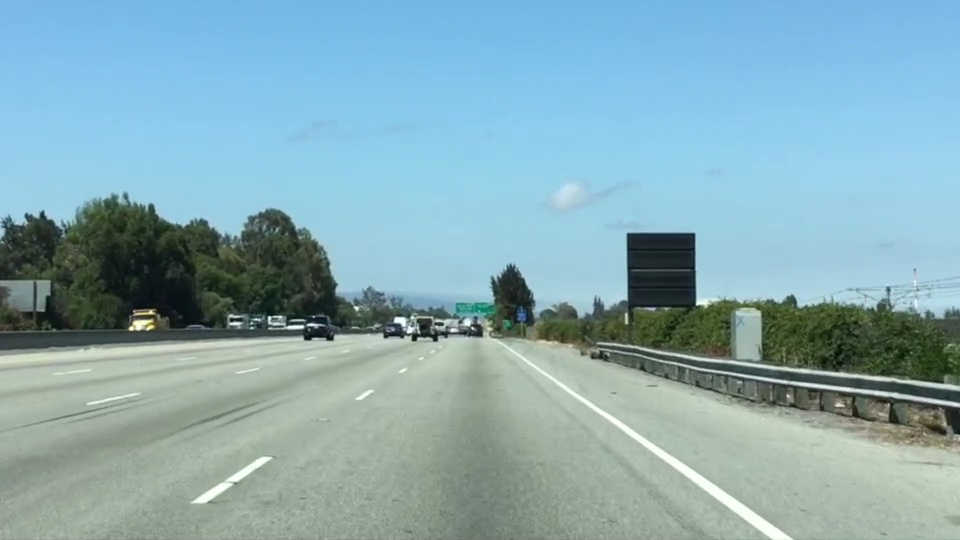
#> input picture Part1/Finding-lane-lines/Quiz/test.jpg, 960 x 540 px
$ python ColorSelectionQuiz.py
#> lines starting #> are read from the running program, lines starting #| are printed output that depends on the picture; after the words box and inside, x2 and y2 are one past the last pixel; in counts of white or black regions, pixels touching at a corner belong together
import matplotlib.pyplot as plt
import matplotlib.image as mpimg
import numpy as np

image = mpimg.imread('test.jpg')
#> image is the input picture: shape (540, 960, 3); mean R, G, B 135.5, 171.1, 179.2

ysize = image.shape[0]
#> ysize = 540
xsize = image.shape[1]
#> xsize = 960

color_select = np.copy(image)

red_threshold = 200
green_threshold = 200
blue_threshold = 200
rgb_threshold = [red_threshold, green_threshold, blue_threshold]

thresholds = (
        (image[:, :, 0] < rgb_threshold[0]) |
        (image[:, :, 1] < rgb_threshold[1]) |
        (image[:, :, 2] < rgb_threshold[2])
)
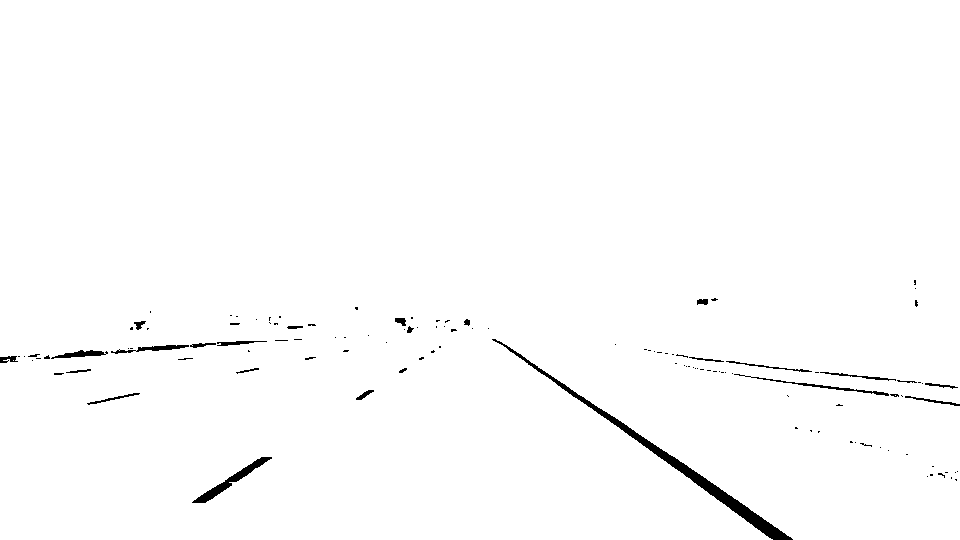
#> thresholds: shape (540, 960) bool; 98.9% white; 121 black regions (95 under 20 px), largest, box (x1, y1, x2, y2) and area: (492, 339, 793, 540) 2493, (192, 457, 272, 503) 624, (734, 374, 889, 396) 302

color_select[thresholds] = [0, 0, 0]
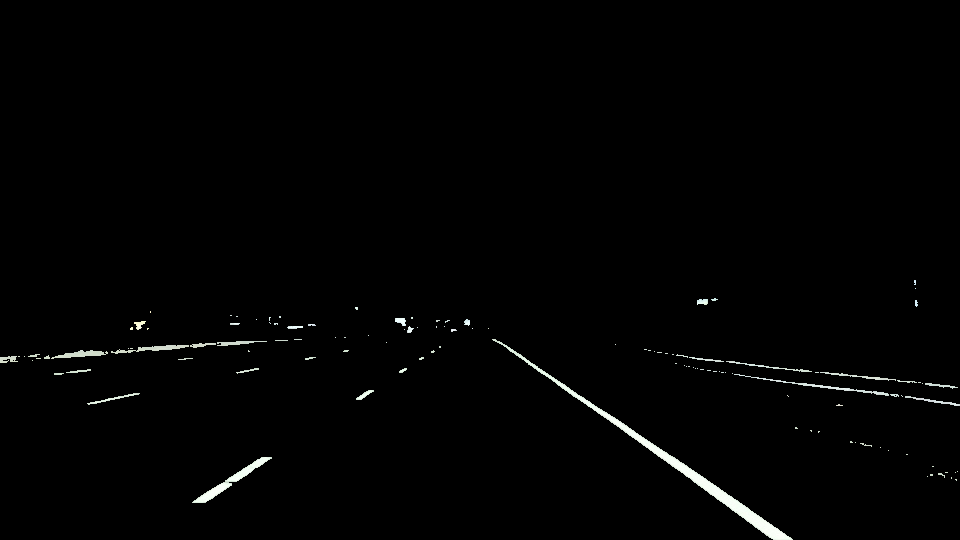
#> color_select: shape (540, 960, 3); mean R, G, B 2.5, 2.7, 2.5

f, ((pic_1, pic_2), (pic_3, pic_4)) = plt.subplots(2, 2)
f.tight_layout()
pic_1.set_title("r")
pic_1.imshow(color_select[:,:,0])

pic_2.set_title("g")
pic_2.imshow(color_select[:,:,1])

pic_3.set_title("b")
pic_3.imshow(color_select[:,:,2])

pic_4.set_title("raw")
pic_4.imshow(image)

plt.show()
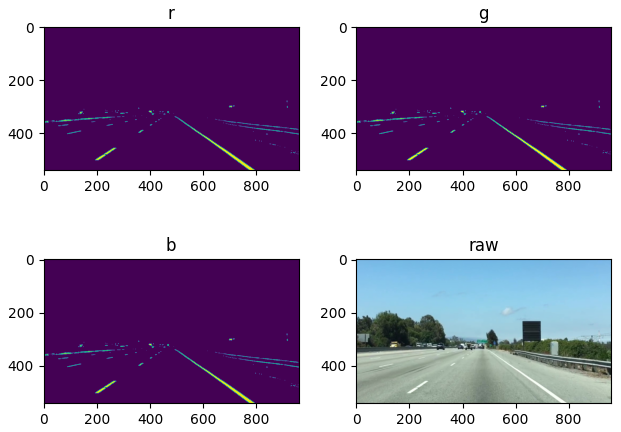
#> figure drawn by matplotlib, 4 panels
